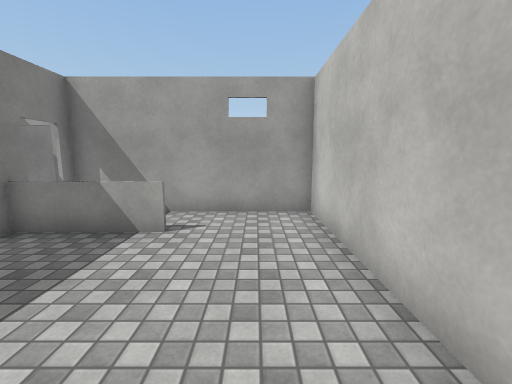
View 1 (above)

19 first-person views from a walk through a 3-D level made in the Unity game engine. The camera is 1.5 m above the floor, tilts 8° down and sees 90° across. The floor is counted in squares, 1 m on a side. Each view is taken from the middle of a square. On the plan, view 1 faces up. The plan holds only what a view shows up to about 13 squares ahead; the rest is blank. The place goes on beyond the plan. Surface patterns are stand-ins for the level's own textures.

View 2
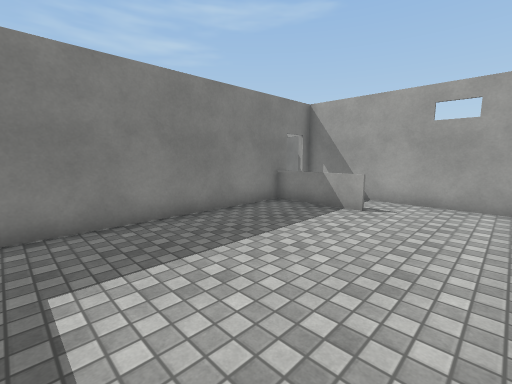

View 3
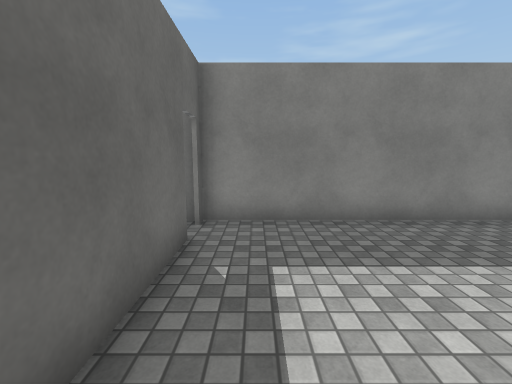

View 4
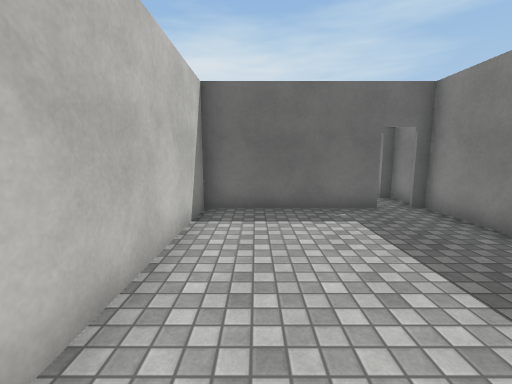

View 5
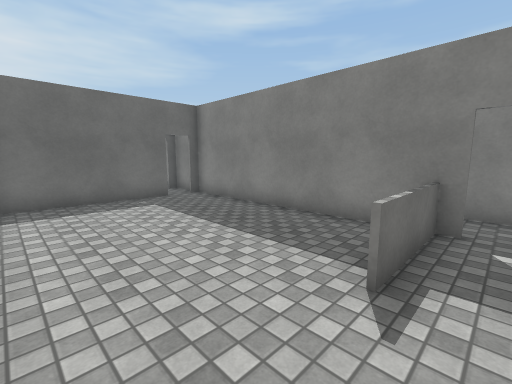

View 6
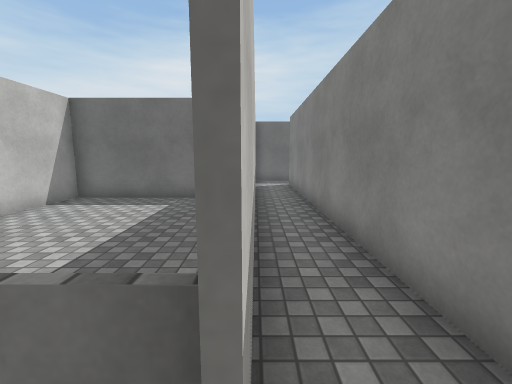

View 7
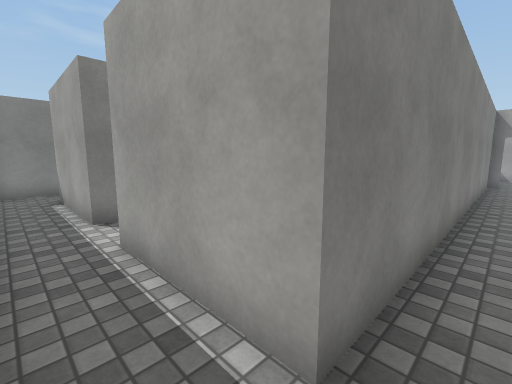

View 8
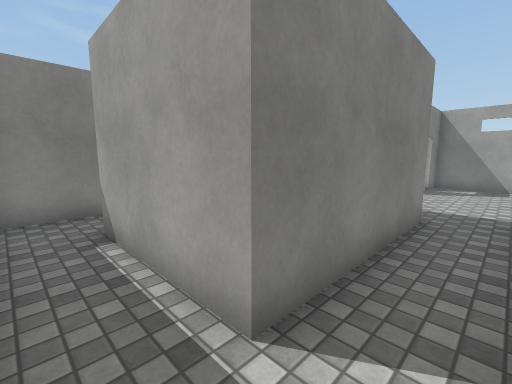

View 9
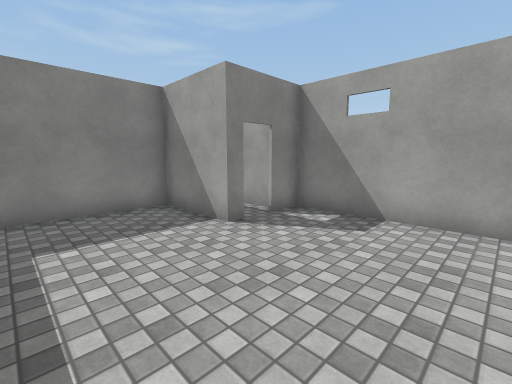

View 10
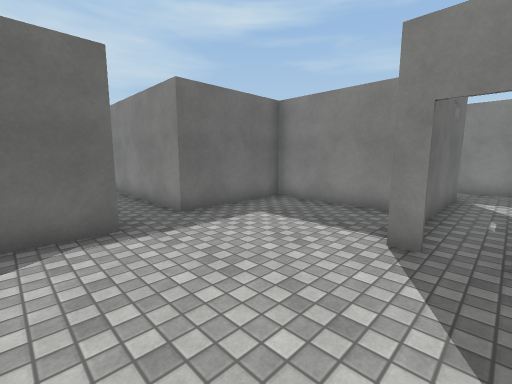

View 11
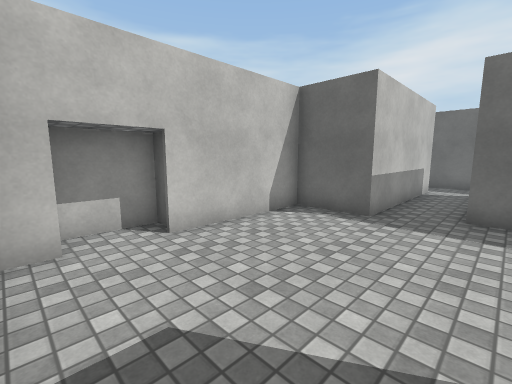

View 12
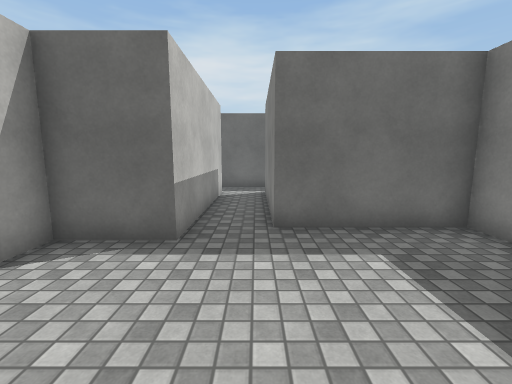

View 13
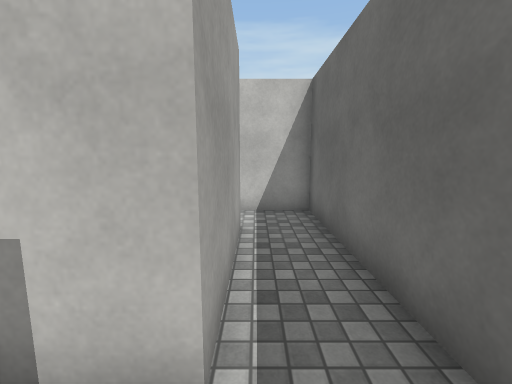

View 14
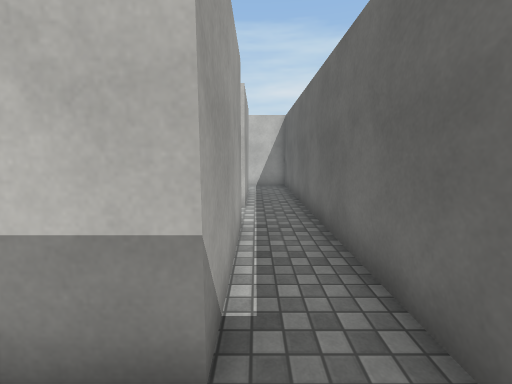

View 15
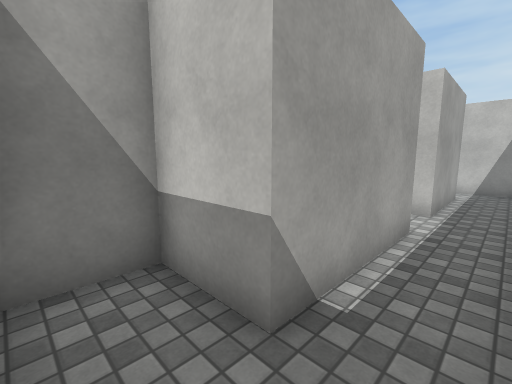

View 16
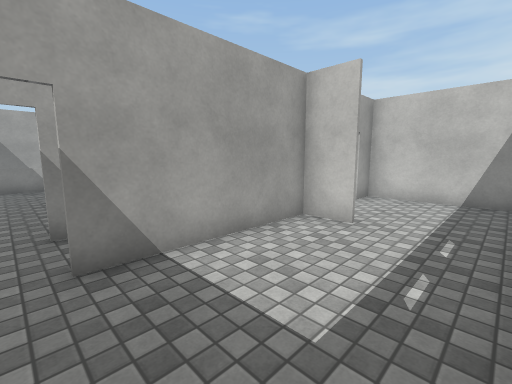

View 17
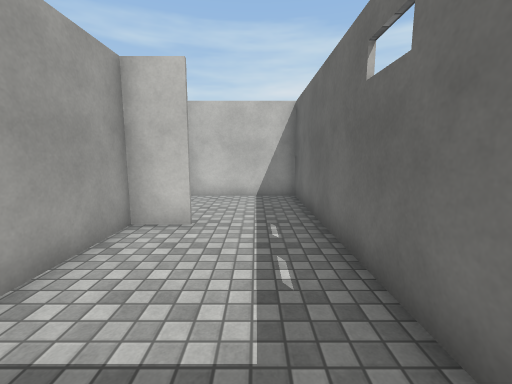

View 18
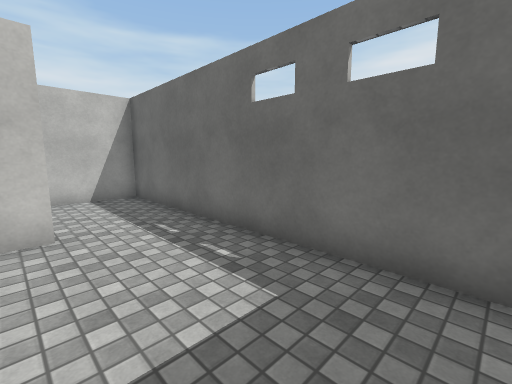

View 19
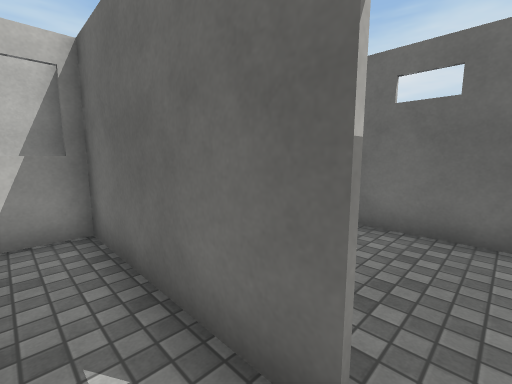

### Floor plan
Ten units are one square. View 1 is at (0, 0); x grows to the right and y downward. Boxes are objects, and circles mark ways between rooms. Rooms are numbered by the first view taken in them; rooms with no view inside come last. Other rooms are left out.
<svg viewBox="-188 -74 250 174">
<path fill="none" stroke="#000" d="M-49 -55 -49 32M-35 32 15 32 15 -69 -49 -69M-18 -50 -49 -50M-49 -51 -18 -51M-135 -31 -135 -26 -165 -26 -165 23 -124 23 -124 77 -165 77 -165 56 -181 56M-79 -27 -74 -27 -74 -44M-84 -44 -84 -51M-68 77 -106 77 -106 14 -84 14 -84 -29M-89 -53 -135 -53 -135 -41M-183 71 -183 91M-168 95 -51 95M-50 95 -50 74M15 66 15 39M16 52 -35 52M-49 46 -49 63M-51 95 57 95 57 52 46 52M-35 51 15 51M-49 34 -49 46M-50 -15 -50 -55M-68 -69 -68 77"/>
<circle cx="-40" cy="30" r="3" fill="#2a7"/>
<circle cx="-50" cy="-60" r="3" fill="#2a7"/>
<circle cx="-60" cy="70" r="3" fill="#2a7"/>
<circle cx="-40" cy="50" r="3" fill="#2a7"/>
<text x="-10" y="-20">1</text>
<text x="-120" y="20">2</text>
<text x="0" y="70">3</text>
<text x="-20" y="40">4</text>
<text x="-60" y="0">5</text>
</svg>
Room 1 opens to room 4. Room 1 opens to room 5. Room 2 opens to room 5. Room 3 opens to room 4.

Where each view was taken, in squares from view 1:
view 1: 0 up, 0 right, facing up
view 2: 2 down, 1 right, facing up-left
view 3: 2 down, 1 right, facing left
view 4: 4 up, 0 right, facing down
view 5: 6 up, 1 right, facing down-left
view 6: 6 up, 5 left, facing down
view 7: 9 down, 6 left, facing up-left
view 8: 9 down, 11 left, facing up-left
view 9: 1 down, 9 left, facing up-left
view 10: 4 up, 9 left, facing down-left
view 11: 5 up, 13 left, facing down-right
view 12: 3 up, 12 left, facing down
view 13: 8 down, 12 left, facing right
view 14: 8 down, 18 left, facing right
view 15: 9 down, 18 left, facing up-right
view 16: 9 down, 4 left, facing up-right
view 17: 8 down, 4 left, facing right
view 18: 6 down, 4 left, facing down-right
view 19: 4 down, 4 left, facing down-right
